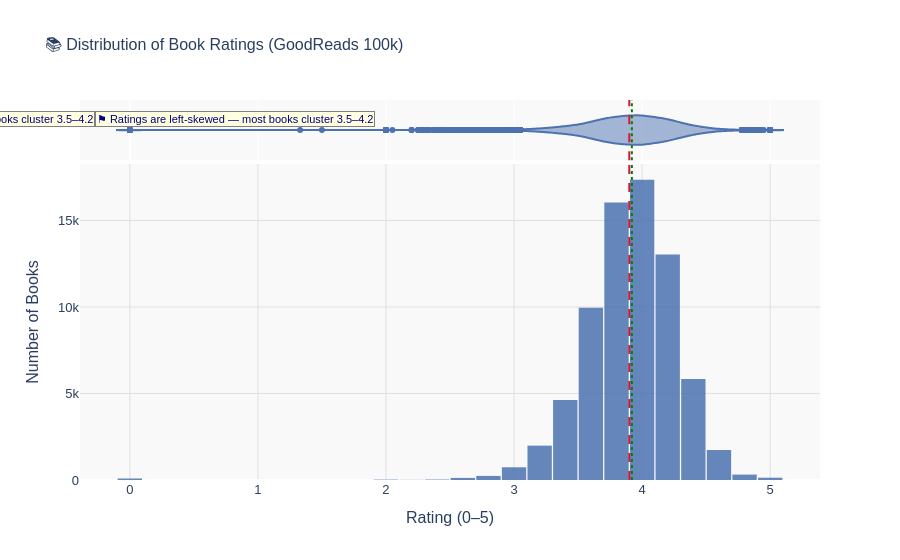

The code cell stored with this chart in its notebook:
### Markdown cell above
### Figure 1 · Rating Distribution — Interactive Histogram
*Converted from: Matplotlib Chart 4 + Seaborn histplot with KDE*

### Code cell
# ── Figure 1: Interactive Rating Distribution ─────────────────────────────────
fig1 = px.histogram(
    df,
    x='rating',
    nbins=40,
    title='📚 Distribution of Book Ratings (GoodReads 100k)',
    labels={'rating': 'Rating (0–5)', 'count': 'Number of Books'},
    color_discrete_sequence=['#4C72B0'],
    opacity=0.85,
    marginal='violin',          # mini violin above histogram
    hover_data={'rating': ':.2f'}
)

# Add mean & median vertical lines
mean_r   = df['rating'].mean()
median_r = df['rating'].median()

fig1.add_vline(x=mean_r,   line_color='crimson',  line_dash='dash',
               annotation_text=f'Mean = {mean_r:.2f}',
               annotation_position='top right')
fig1.add_vline(x=median_r, line_color='green',    line_dash='dot',
               annotation_text=f'Median = {median_r:.2f}',
               annotation_position='top left')

fig1.update_layout(
    plot_bgcolor='#f9f9f9',
    paper_bgcolor='white',
    font=dict(family='Arial', size=13),
    title_font_size=16,
    bargap=0.05,
    xaxis=dict(title='Rating (0–5)', showgrid=True, gridcolor='#e0e0e0'),
    yaxis=dict(title='Number of Books', showgrid=True, gridcolor='#e0e0e0'),
    annotations=[dict(
        x=0.02, y=0.97, xref='paper', yref='paper',
        text='⚑ Ratings are left-skewed — most books cluster 3.5–4.2',
        showarrow=False, bgcolor='lightyellow', bordercolor='gray',
        font=dict(size=11, color='navy')
    )]
)

fig1.show()
print(f"Figure 1 ready — Mean={mean_r:.2f}, Median={median_r:.2f}")

### Figure 1 — Plotly figure (JSON) as saved in the notebook; plotly's stock layout.template omitted (floating-point values rounded to 4 significant figures; data arrays with more than 128 entries replaced by an {"elided": "..."} marker saying what was removed)
{"data": [{"bingroup": "x", "hovertemplate": "Rating (0–5)=%{x:.2f}<br>count=%{y}<extra></extra>", "legendgroup": "", "marker": {"color": "#4C72B0", "opacity": 0.85, "pattern": {"shape": ""}}, "name": "", "nbinsx": 40, "orientation": "v", "showlegend": false, "type": "histogram", "x": {"elided": "72255 float values"}, "xaxis": "x", "yaxis": "y"}, {"hovertemplate": "Rating (0–5)=%{x:.2f}<extra></extra>", "legendgroup": "", "marker": {"color": "#4C72B0"}, "name": "", "scalegroup": "x", "showlegend": false, "type": "violin", "x": {"elided": "72255 float values"}, "xaxis": "x2", "yaxis": "y2"}], "layout": {"annotations": [{"bgcolor": "lightyellow", "bordercolor": "gray", "font": {"color": "navy", "size": 11}, "showarrow": false, "text": "⚑ Ratings are left-skewed — most books cluster 3.5–4.2", "x": 0.02, "xanchor": "left", "xref": "paper", "y": 0.97, "yanchor": "top", "yref": "paper"}, {"bgcolor": "lightyellow", "bordercolor": "gray", "font": {"color": "navy", "size": 11}, "showarrow": false, "text": "⚑ Ratings are left-skewed — most books cluster 3.5–4.2", "x": 0.02, "xanchor": "left", "xref": "paper", "y": 0.97, "yanchor": "top", "yref": "paper"}, {"bgcolor": "lightyellow", "bordercolor": "gray", "font": {"color": "navy", "size": 11}, "showarrow": false, "text": "⚑ Ratings are left-skewed — most books cluster 3.5–4.2", "x": 0.02, "xanchor": "right", "xref": "paper", "y": 0.97, "yanchor": "top", "yref": "paper"}, {"bgcolor": "lightyellow", "bordercolor": "gray", "font": {"color": "navy", "size": 11}, "showarrow": false, "text": "⚑ Ratings are left-skewed — most books cluster 3.5–4.2", "x": 0.02, "xanchor": "right", "xref": "paper", "y": 0.97, "yanchor": "top", "yref": "paper"}], "bargap": 0.05, "barmode": "relative", "font": {"family": "Arial", "size": 13}, "legend": {"tracegroupgap": 0}, "paper_bgcolor": "white", "plot_bgcolor": "#f9f9f9", "shapes": [{"line": {"color": "crimson", "dash": "dash"}, "type": "line", "x0": 3.9, "x1": 3.9, "xref": "x", "y0": 0, "y1": 1, "yref": "y domain"}, {"line": {"color": "crimson", "dash": "dash"}, "type": "line", "x0": 3.9, "x1": 3.9, "xref": "x2", "y0": 0, "y1": 1, "yref": "y2 domain"}, {"line": {"color": "green", "dash": "dot"}, "type": "line", "x0": 3.92, "x1": 3.92, "xref": "x", "y0": 0, "y1": 1, "yref": "y domain"}, {"line": {"color": "green", "dash": "dot"}, "type": "line", "x0": 3.92, "x1": 3.92, "xref": "x2", "y0": 0, "y1": 1, "yref": "y2 domain"}], "title": {"font": {"size": 16}, "text": "📚 Distribution of Book Ratings (GoodReads 100k)"}, "xaxis": {"anchor": "y", "domain": [0, 1], "gridcolor": "#e0e0e0", "showgrid": true, "title": {"text": "Rating (0–5)"}}, "xaxis2": {"anchor": "y2", "domain": [0, 1], "matches": "x", "showgrid": true, "showticklabels": false}, "yaxis": {"anchor": "x", "domain": [0, 0.8316], "gridcolor": "#e0e0e0", "showgrid": true, "title": {"text": "Number of Books"}}, "yaxis2": {"anchor": "x2", "domain": [0.8416, 1], "matches": "y2", "showgrid": false, "showline": false, "showticklabels": false, "ticks": ""}}}
